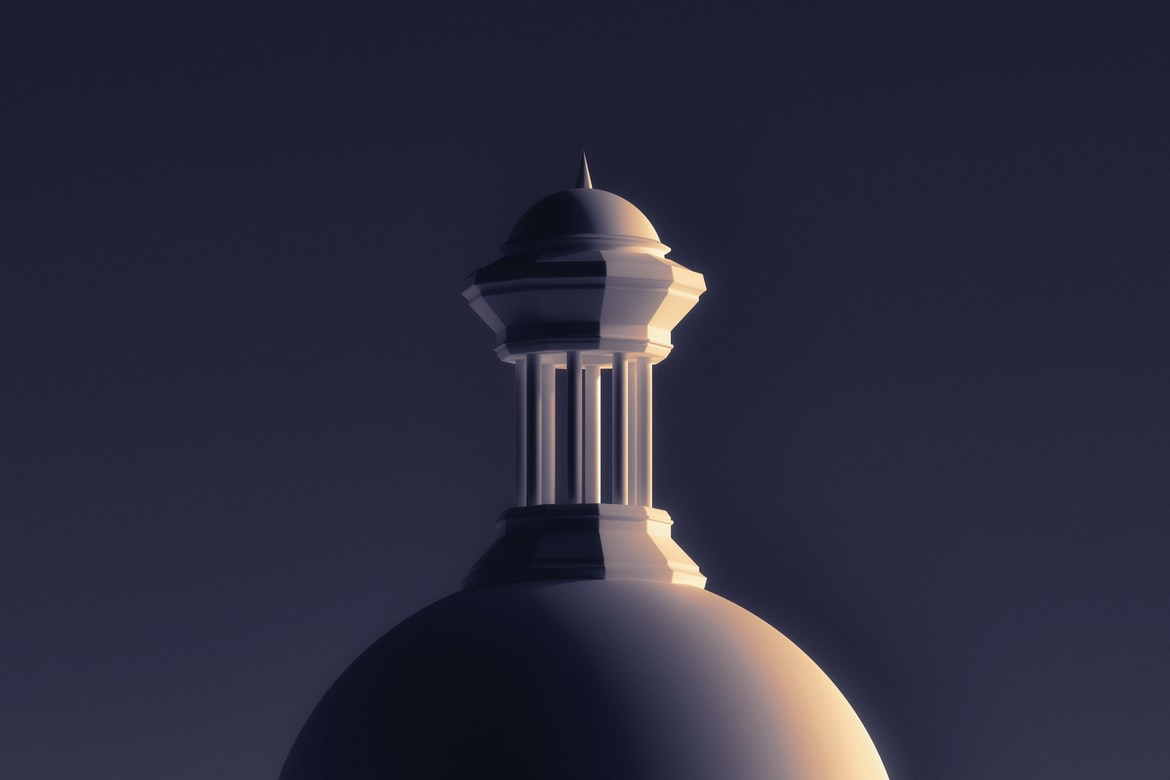
%> input picture contoh-pc.jpg, 1170 x 780 px
$ octave PerataanHistogram152.m   (GNU Octave 9; MATLAB toolbox functions it lacks are replaced by stand-ins)
%> lines starting %> are read from the running program, lines starting %| are printed output that depends on the picture
I=imread('contoh-pc.jpg');
%> I is the input picture: size 780x1170x3 uint8; mean R, G, B 43.9, 43.6, 61.9
J = histeq(I);
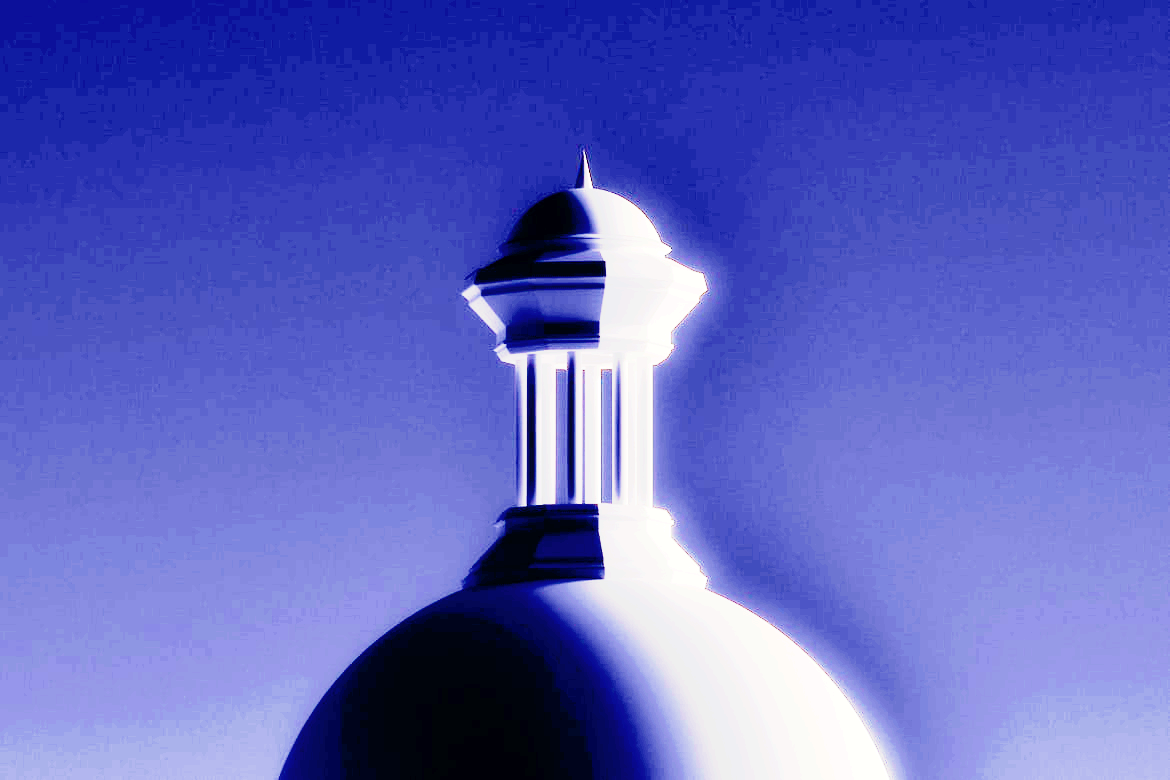
%> J: size 780x1170x3 uint8; mean R, G, B 93, 99.6, 192.6
subplot(2,2,1), imshow(I), title('Citra asli');
subplot(2,2,2), imhist(I), title('Histogram citra asli');
subplot(2, 2, 3); imshow(J); title('Hasil citra');
subplot(2, 2, 4); imhist(J); title('Histogram perataan');
%> after `title('Histogram perataan')`:
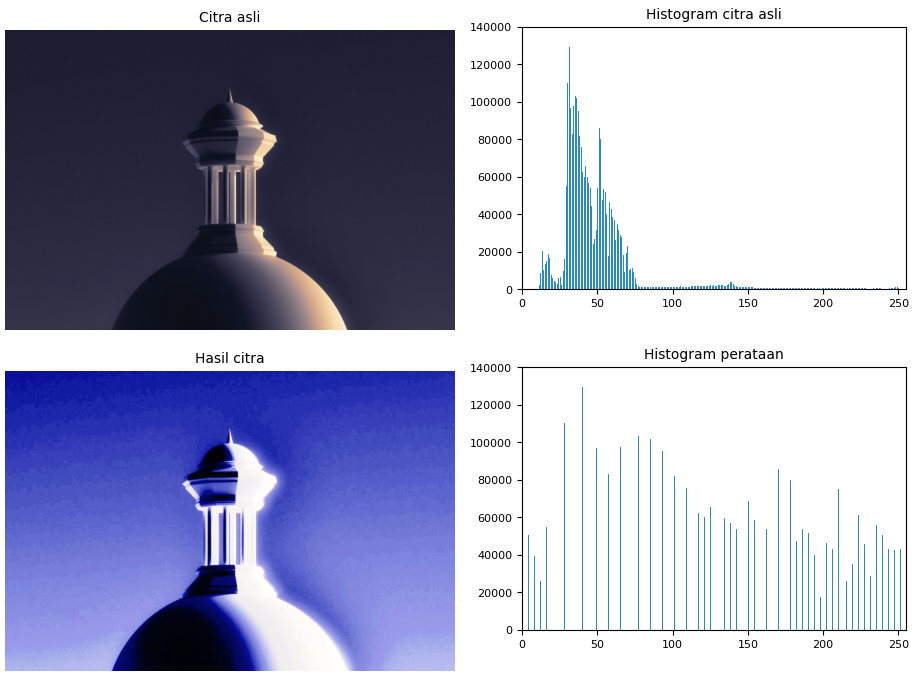
%> figure redrawn from the program's plot data, 4 panels
